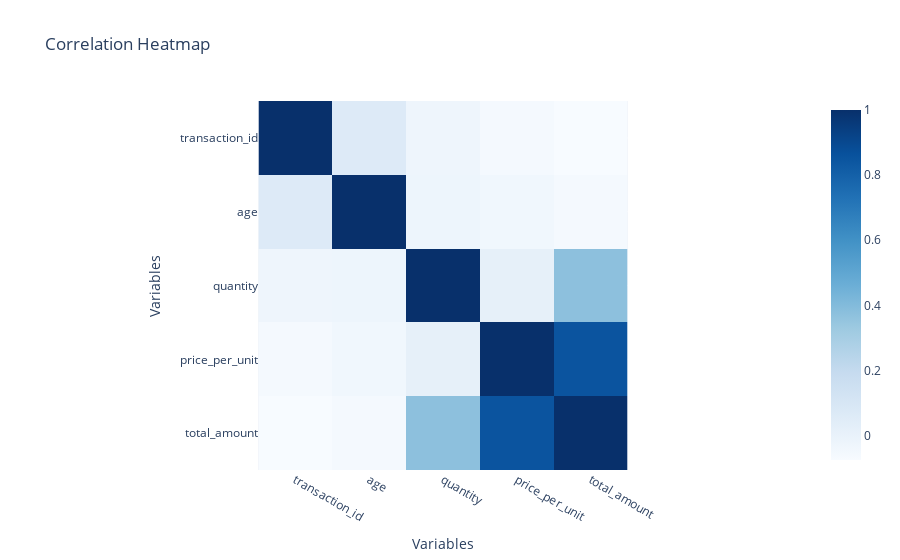

Notebook code for this chart:
### Code cell
# Plotting the correlation heat map
fig = px.imshow(corr_matrix,
                labels={'Color':'Correlation'},
                x=corr_matrix.columns,
                y=corr_matrix.index,
                color_continuous_scale='Blues',
                title='Correlation Heatmap')
fig.update_layout(xaxis_title='Variables', yaxis_title='Variables')
fig.show()

### Figure 1 — Plotly figure (JSON) as saved in the notebook; plotly's stock layout.template omitted (floating-point values rounded to 4 significant figures)
{"data": [{"coloraxis": "coloraxis", "hovertemplate": "x: %{x}<br>y: %{y}<br>color: %{z}<extra></extra>", "name": "0", "type": "heatmap", "x": ["transaction_id", "age", "quantity", "price_per_unit", "total_amount"], "xaxis": "x", "y": ["transaction_id", "age", "quantity", "price_per_unit", "total_amount"], "yaxis": "y", "z": [[1, 0.06519, -0.02662, -0.06084, -0.07503], [0.06519, 1, -0.02374, -0.03842, -0.06057], [-0.02662, -0.02374, 1, 0.0175, 0.3737], [-0.06084, -0.03842, 0.0175, 1, 0.8519], [-0.07503, -0.06057, 0.3737, 0.8519, 1]]}], "layout": {"coloraxis": {"colorscale": [[0, "rgb(247,251,255)"], [0.125, "rgb(222,235,247)"], [0.25, "rgb(198,219,239)"], [0.375, "rgb(158,202,225)"], [0.5, "rgb(107,174,214)"], [0.625, "rgb(66,146,198)"], [0.75, "rgb(33,113,181)"], [0.875, "rgb(8,81,156)"], [1, "rgb(8,48,107)"]]}, "title": {"text": "Correlation Heatmap"}, "xaxis": {"anchor": "y", "constrain": "domain", "domain": [0, 1], "scaleanchor": "y", "title": {"text": "Variables"}}, "yaxis": {"anchor": "x", "autorange": "reversed", "constrain": "domain", "domain": [0, 1], "title": {"text": "Variables"}}}}
